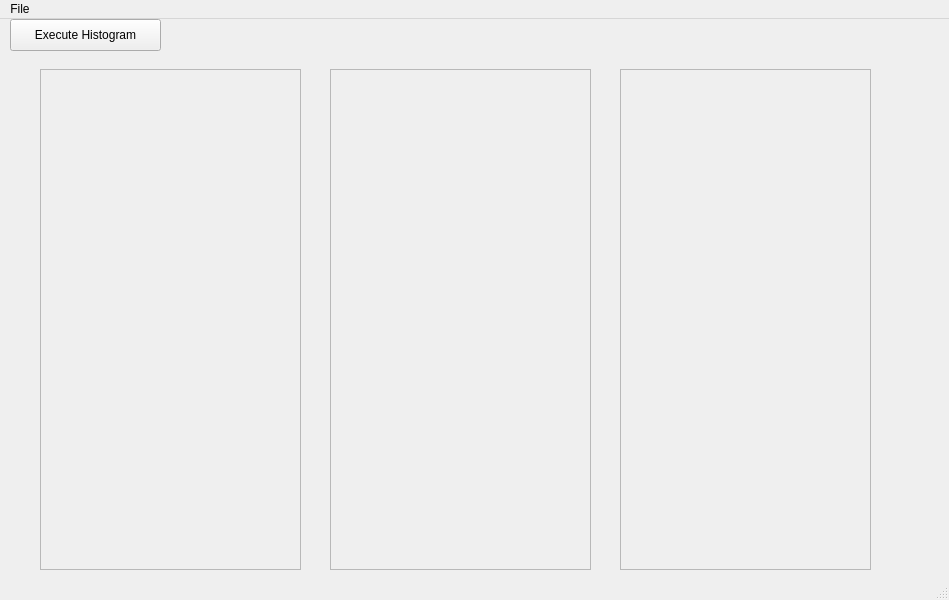
<?xml version="1.0" encoding="UTF-8"?>
<ui version="4.0">
 <class>MainWindow</class>
 <widget class="QMainWindow" name="MainWindow">
  <property name="geometry">
   <rect>
    <x>0</x>
    <y>0</y>
    <width>949</width>
    <height>600</height>
   </rect>
  </property>
  <property name="windowTitle">
   <string>MainWindow</string>
  </property>
  <widget class="QWidget" name="centralwidget">
   <widget class="QFrame" name="frame">
    <property name="geometry">
     <rect>
      <x>330</x>
      <y>50</y>
      <width>261</width>
      <height>501</height>
     </rect>
    </property>
    <property name="frameShape">
     <enum>QFrame::StyledPanel</enum>
    </property>
    <property name="frameShadow">
     <enum>QFrame::Raised</enum>
    </property>
   </widget>
   <widget class="QFrame" name="frame_2">
    <property name="geometry">
     <rect>
      <x>40</x>
      <y>50</y>
      <width>261</width>
      <height>501</height>
     </rect>
    </property>
    <property name="frameShape">
     <enum>QFrame::StyledPanel</enum>
    </property>
    <property name="frameShadow">
     <enum>QFrame::Raised</enum>
    </property>
   </widget>
   <widget class="QFrame" name="frame_3">
    <property name="geometry">
     <rect>
      <x>620</x>
      <y>50</y>
      <width>251</width>
      <height>501</height>
     </rect>
    </property>
    <property name="frameShape">
     <enum>QFrame::StyledPanel</enum>
    </property>
    <property name="frameShadow">
     <enum>QFrame::Raised</enum>
    </property>
   </widget>
   <widget class="QPushButton" name="pushButton">
    <property name="geometry">
     <rect>
      <x>10</x>
      <y>0</y>
      <width>151</width>
      <height>32</height>
     </rect>
    </property>
    <property name="text">
     <string>Execute Histogram</string>
    </property>
   </widget>
  </widget>
  <widget class="QMenuBar" name="menubar">
   <property name="geometry">
    <rect>
     <x>0</x>
     <y>0</y>
     <width>949</width>
     <height>22</height>
    </rect>
   </property>
   <widget class="QMenu" name="menuFile">
    <property name="title">
     <string>File</string>
    </property>
    <addaction name="actionOpen_Input"/>
    <addaction name="actionOpen_Target"/>
   </widget>
   <addaction name="menuFile"/>
  </widget>
  <widget class="QStatusBar" name="statusbar"/>
  <action name="actionOpen_Input">
   <property name="text">
    <string>Open Input</string>
   </property>
  </action>
  <action name="actionOpen_Target">
   <property name="text">
    <string>Open Target</string>
   </property>
  </action>
 </widget>
 <resources/>
 <connections/>
</ui>
